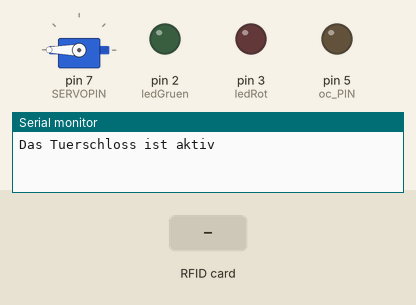
This sketch was run on a simulated Arduino Nano, built with avr-gcc and run on an emulated ATmega328P. Shown: servo, output pins drawn as LEDs (lit = HIGH), the last lines printed to the serial monitor. Dashed ring = blinking. The inputs (shaded band) are chosen by the test bench. Pins used as bus, display or sensor lines are not drawn.

Above: at 1.3 s.
1.4 s: RFID card A3 11 DD 1D held to the reader
At 3.0 s:
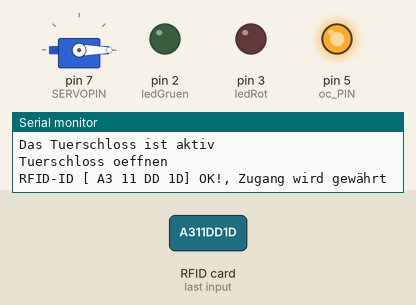
4.4 s: RFID card 5E 7A 19 C4 held to the reader
At 4.47 s:
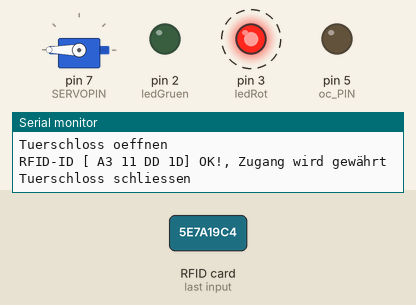
7.4 s: RFID card 0D 14 6D 38 held to the reader
At 7.48 s:
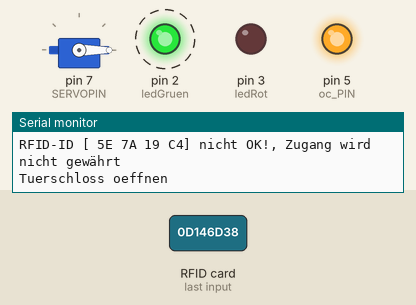
Timing chart, 0 to 11.2 s (numbered marks = the images above; inputs shaded):
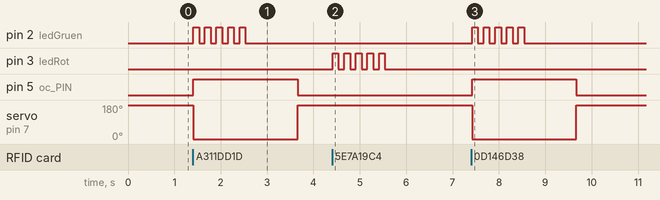

Measured:
- after the input at 1.4 s, pin 2 (ledGruen): alternates HIGH for 0.13 s and LOW for 0.13 s, 10 changes in all, then stays LOW, starting at once; pin 5 (oc_PIN): LOW → HIGH at once, → LOW 2.3 s later; servo on pin 7 (SERVOPIN): 180° → 0° at once, → 180° 2.3 s later
- after the input at 4.4 s, pin 3 (ledRot): alternates HIGH for 0.13 s and LOW for 0.13 s, 10 changes in all, then stays LOW, starting at once
- after the input at 7.4 s, pin 2 (ledGruen): alternates HIGH for 0.13 s and LOW for 0.13 s, 10 changes in all, then stays LOW, starting at once; pin 5 (oc_PIN): LOW → HIGH at once, → LOW 2.3 s later; servo on pin 7 (SERVOPIN): 180° → 0° at once, → 180° 2.3 s later

The sketch:

04_RFID_LED_ansteuern_2_Karten_Servo_NANO.ino
```cpp
/*************************************************************************************************
                                      PROGRAMMINFO
**************************************************************************************************
Funktion: RFID LED ansteuern, Relais, Servo, 3 Chips

**************************************************************************************************
Version: 05.11.2022
**************************************************************************************************
Board: NANO
**************************************************************************************************
Libraries:
https://github.com/miguelbalboa/rfid
https://github.com/espressif/arduino-esp32/tree/master/libraries
**************************************************************************************************
C++ Arduino IDE V1.8.19
**************************************************************************************************
Einstellungen:
https://dl.espressif.com/dl/package_esp32_index.json
http://dan.drown.org/stm32duino/package_STM32duino_index.json
http://arduino.esp8266.com/stable/package_esp8266com_index.json
**************************************************************************************************/
//einbinden der Bibliotheken für das
//ansteuern des MFRC522 Moduls
#include <SPI.h>
#include <MFRC522.h>

//definieren der Pins  RST & SDA für den NANO
#define RST_PIN     9
#define SS_PIN      10

#define ledRot 3
#define ledGruen 2
#define oc_PIN 5 //Open Close PIN

//erzeugen einer Objektinstanz
MFRC522 mfrc522(SS_PIN, RST_PIN);

//Variable zum speichern der bereits gelesenen RFID-ID
String lastRfid = "";

//Anzahl der zulässigen RFID-IDs im Array ************************************************
const int NUM_RFIDS = 3;
//zulaessige  RFID-ID
String rfids[NUM_RFIDS] = {" A3 11 DD 1D", " 0D 14 6D 38"};
//****************************************************************************************

#include "Servo.h"                          // Servomotor-Bibliothek
#define SERVOPIN 7
Servo Servomotor;


void setup() {
  //beginn der seriellen Kommunikation mit 115200 Baud
  Serial.begin(115200);
  //eine kleine Pause von 50ms.
  Serial.println("Das Tuerschloss ist aktiv");
  delay(50);

  pinMode(ledRot, OUTPUT);
  pinMode(ledGruen, OUTPUT);
  pinMode(oc_PIN, OUTPUT);
  digitalWrite(oc_PIN, LOW);

    Servomotor.attach(SERVOPIN);
    Servomotor.write(180);                    // Servomotor auf Schließposition 180 Grad fahren


  //begin der SPI Kommunikation
  SPI.begin();
  //initialisieren der Kommunikation mit dem RFID Modul
  mfrc522.PCD_Init();
}

void loop() {

  //Wenn keine neue Karte vorgehalten wurde oder die serielle Kommunikation
  //nicht gegeben ist, dann...
  if ( !mfrc522.PICC_IsNewCardPresent()) {
    //Serial.println("!PICC_IsNewCardPresent");
    return;
  }

  if (!mfrc522.PICC_ReadCardSerial()) {
    //Serial.println("!PICC_ReadCardSerial");
    return;
  }


  String newRfidId = "";
  for (byte i = 0; i < mfrc522.uid.size; i++) {
    newRfidId.concat(mfrc522.uid.uidByte[i] < 0x10 ? " 0" : " ");
    newRfidId.concat(String(mfrc522.uid.uidByte[i], HEX));
  }

  //alle Buchstaben in Großbuchstaben umwandeln
  newRfidId.toUpperCase();

  //Wenn die neue gelesene RFID-ID ungleich der bereits zuvor gelesenen ist,
  //dann soll diese auf der seriellen Schnittstelle ausgegeben werden.
  if (!newRfidId.equals(lastRfid)) {
    //überschreiben der alten ID mit der neuen
    lastRfid = newRfidId;
  }


  bool zugangOk = false;
  //prüfen ob die gelesene RFID-ID im Array mit bereits gespeicherten IDs vorhanden ist
  for (int i = 0; i < NUM_RFIDS; i++) {
    //wenn die ID an der Stelle "i" im Array "rfids" mit dem gelesenen übereinstimmt, dann
    if (rfids[i].equals(newRfidId)) {
      zugangOk = true;
      //Schleife verlassen
      break;
    }
  }

  //Wenn die Variable "zugangOk" auf True ist, dann...
  if (zugangOk) {
    digitalWrite(oc_PIN, HIGH); //Türschloss öffnen
    Serial.println("Tuerschloss oeffnen");
    Servomotor.write(0);        // Servo in Öffnungsposition 0 Grad fahren

    blinkLed(ledGruen);
    Serial.println("RFID-ID [" + newRfidId + "] OK!, Zugang wird gewährt");
    delay(1000);
    digitalWrite(oc_PIN, LOW);
    Serial.println("Tuerschloss schliessen");
    Servomotor.write(180);        // Servo in Öffnungsposition 180 Grad fahren

  } else {
    //Wenn nicht dann...
    blinkLed(ledRot);
    Serial.println("RFID-ID [" + newRfidId + "] nicht OK!, Zugang wird nicht gewährt");
  }

  Serial.println();
}

//Blinken einer LED am Pin "pin"
void blinkLed(int pin) {
  //Schleife von 0 bis 5
  for (int a = 0; a < 5; a++) {
    //LED aktivieren
    digitalWrite(pin, HIGH);
    //eine Pause von 125 ms.
    delay(125);
    //LED deaktivieren
    digitalWrite(pin, LOW);
    //eine Pause von 125 ms.
    delay(125);
  }
}
```
